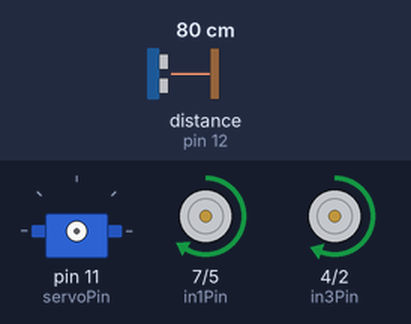
The sketch below on a simulated Arduino Uno, built with avr-gcc and run on an emulated ATmega328P. On the bench: servo, motor-driver pin pairs drawn as motors (green arrow = first pin HIGH = forward, orange = second pin HIGH = backward, longer = more drive, scaled by the enable pin). Wiring (inferred from the names in the program): ultrasonic range finder: trigger pin 13; echo pin 12. The inputs (shaded band) are chosen by the test bench; at power-on: distance to the obstacle (sensor on pin 12) 80 cm. The echo pulse lasts 58.3 µs per cm.

Above: at 1.2 s.
1.3 s: distance to the obstacle (sensor on pin 12) set to 29 cm
2.8 s: distance to the obstacle (sensor on pin 12) set to 24 cm
At 3.3 s:
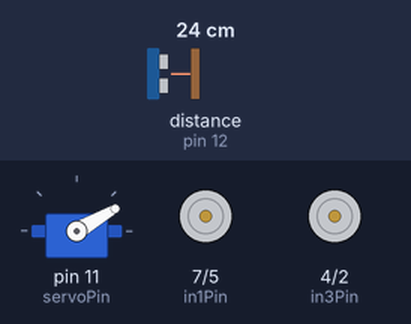
5.8 s: distance to the obstacle (sensor on pin 12) set to 35 cm
At 7.6 s:
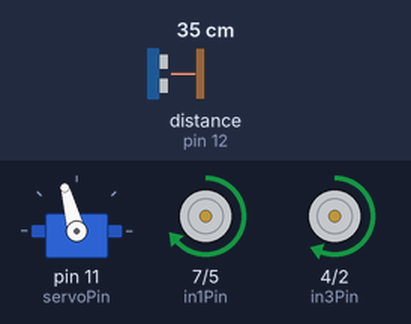
8.7 s: distance to the obstacle (sensor on pin 12) set to 2 cm
At 10.0 s:
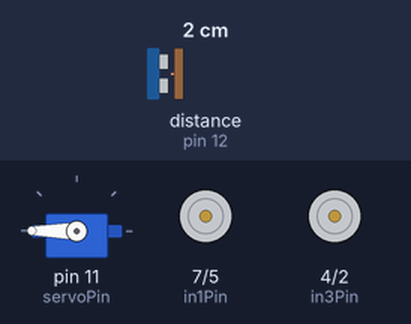
11.7 s: distance to the obstacle (sensor on pin 12) set to 60 cm
At 13.0 s:
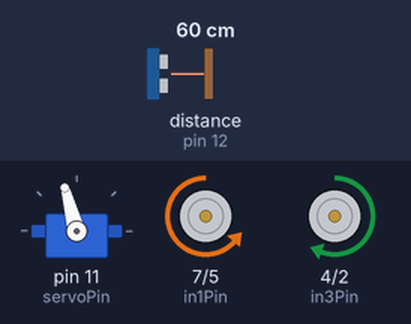
Timing chart, 0 to 14.7 s (numbered marks = the images above; inputs shaded):
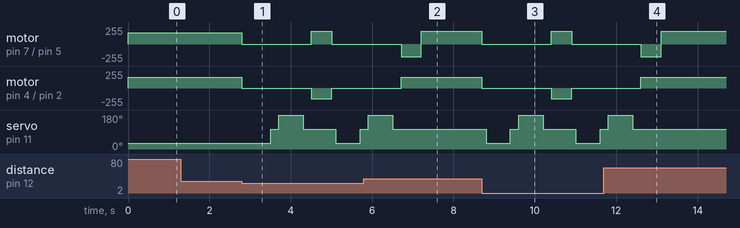

The sketch:

robot-car.ino
```cpp
#include <Servo.h>
Servo sensor;

long duration, distanceAhead;
long newDistanceRight, newDistanceLeft, newDistanceAhead;

//Ultrasonic Module pins
const int trigPin = 13; // 10 microsecond high pulse causes chirp , wait 50 us??
const int echoPin = 12; //distance
const int servoPin = 11; //meachanics

// Motor control pins : L298N H bridge
const int enAPin = 6; // Left motor PWM speed control
const int in1Pin = 7; // Left motor Direction 1 --> forwards
const int in2Pin = 5; // Left motor Direction 2 --> backwards
const int in3Pin = 4; // Right motor Direction 1 --> forwards
const int in4Pin = 2; // Right motor Direction 2 --> backwards
const int enBPin = 3; // Right motor PWM speed control

void defineOutputOrInput(){

  //motors
  pinMode(enAPin, OUTPUT);
  pinMode(in1Pin, OUTPUT);
  pinMode(in2Pin, OUTPUT);
  pinMode(in3Pin, OUTPUT);
  pinMode(in4Pin, OUTPUT);
  pinMode(enBPin, OUTPUT);

  //sensor
  pinMode(trigPin, OUTPUT);
  pinMode(echoPin, INPUT);

  //it will always be low so that's why in this function
  digitalWrite ( trigPin , LOW);
}

void goStraight(){
  digitalWrite(in1Pin, HIGH);
  digitalWrite(in2Pin, LOW);
  digitalWrite(in3Pin, HIGH);
  digitalWrite(in4Pin, LOW);
  analogWrite(enAPin, 170);
  analogWrite(enBPin, 160);
}

void goBack(){
  digitalWrite(in1Pin, LOW);
  digitalWrite(in2Pin, HIGH);
  digitalWrite(in3Pin, LOW);
  digitalWrite(in4Pin, HIGH);
  analogWrite(enAPin, 170);
  analogWrite(enBPin, 160);
}

void stopMoving(){
  digitalWrite(in1Pin, LOW);
  digitalWrite(in2Pin, LOW);
  digitalWrite(in3Pin, LOW);
  digitalWrite(in4Pin, LOW);
  analogWrite(enAPin, 0);
  analogWrite(enBPin, 0);
}

void turnLeft(){
  digitalWrite(in1Pin, LOW);
  digitalWrite(in2Pin, HIGH);
  digitalWrite(in3Pin, HIGH);
  digitalWrite(in4Pin, LOW);
  analogWrite(enAPin, 190);
  analogWrite(enBPin, 160);
}

void turnRight(){
  digitalWrite(in1Pin, HIGH);
  digitalWrite(in2Pin, LOW);
  digitalWrite(in3Pin, LOW);
  digitalWrite(in4Pin, HIGH);
  analogWrite(enAPin, 190);
  analogWrite(enBPin, 160);
}

long checkDistanceAhead(){
  digitalWrite(trigPin, HIGH);
  digitalWrite(trigPin, LOW);

  duration = pulseIn(echoPin, HIGH);
  distanceAhead = duration / 58;

//  Serial.print("distanceAhead: ");
//  Serial.println(distanceAhead);

  return distanceAhead;
}

int lookRight(){
  sensor.attach(servoPin);
  sensor.write(30); //rotate right
  delay(500);
  int distanceRight = checkDistanceAhead();
  delay(100);
  sensor.write(105);  //look forward

//  Serial.print("distanceRight: ");
//  Serial.println(distanceRight);

  return distanceRight;
}

int lookLeft(){
  sensor.attach(servoPin);
  sensor.write(180); //rotate left
  delay(500);
  int distanceLeft = checkDistanceAhead();
  delay(100);
  sensor.write(105);  //look forward

  return distanceLeft;
}

void setup () {
  Serial.begin(9600);
  defineOutputOrInput();
}

void loop () {

  goStraight();

  newDistanceAhead = checkDistanceAhead(); //output is var distanceAhead, gets written in newDistanceAhead

  if(newDistanceAhead<=25){
    stopMoving();
    delay(100);
    newDistanceRight = lookRight(); //distanceRight gets written in newDistanceRight
    delay(200);
    newDistanceLeft = lookLeft(); //distanceLeft gets written in newDistanceLeft
    delay(200);

    if(newDistanceRight>=newDistanceLeft){
      turnRight();
      delay(500);
      stopMoving();
    }else{
      turnLeft();
      delay(500);
      stopMoving();
    }

  }else{
    goStraight();
  }

  distanceAhead = sensor.read();
}
```

Measured:
- the behaviour switches between 27 and 26 cm on distance to the obstacle (sensor on pin 12) (found by bisection; images 0 and 1)
- after the input at 1.3 s, every drawn part: stays the same
- after the input at 2.8 s, motor on pin 7 (in1Pin) / pin 5 (in2Pin): forward 170/255 → stopped at once, → forward 190/255 1.7 s later, → stopped 0.50 s later; motor on pin 4 (in3Pin) / pin 2 (in4Pin): forward 160/255 → stopped at once, → backward 160/255 1.7 s later, → stopped 0.50 s later
- after the input at 5.8 s, servo on pin 11 (servoPin): goes on until 6.5 s, then stays 105°
- after the input at 8.7 s, motor on pin 7 (in1Pin) / pin 5 (in2Pin): forward 190/255 → stopped at once, → forward 190/255 1.7 s later, → stopped 0.50 s later; motor on pin 4 (in3Pin) / pin 2 (in4Pin): forward 160/255 → stopped at once, → backward 160/255 1.7 s later, → stopped 0.50 s later
- after the input at 11.7 s, servo on pin 11 (servoPin): goes on until 12.4 s, then stays 105°
